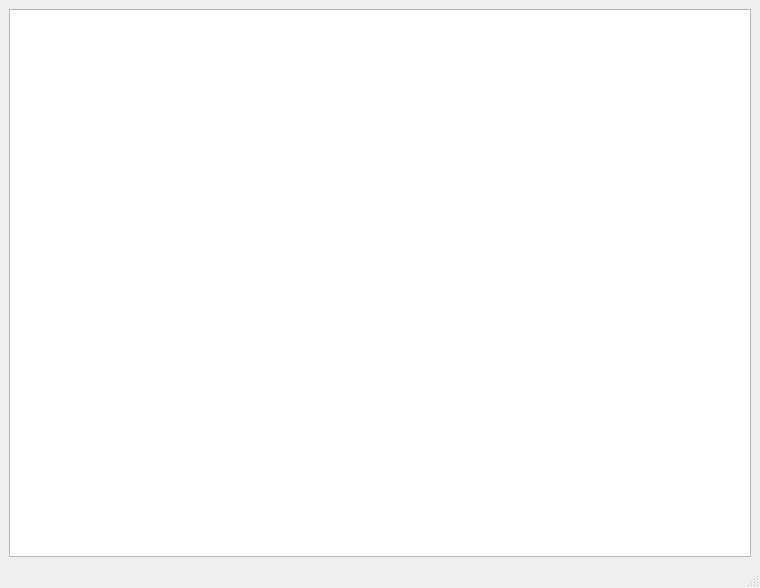
<?xml version="1.0" encoding="UTF-8"?>
<ui version="4.0">
 <class>MainWindow</class>
 <widget class="QMainWindow" name="MainWindow">
  <property name="geometry">
   <rect>
    <x>0</x>
    <y>0</y>
    <width>760</width>
    <height>588</height>
   </rect>
  </property>
  <property name="sizePolicy">
   <sizepolicy hsizetype="Preferred" vsizetype="Preferred">
    <horstretch>0</horstretch>
    <verstretch>0</verstretch>
   </sizepolicy>
  </property>
  <property name="focusPolicy">
   <enum>Qt::NoFocus</enum>
  </property>
  <property name="windowTitle">
   <string>Dashboard</string>
  </property>
  <widget class="QWidget" name="centralwidget">
   <property name="sizePolicy">
    <sizepolicy hsizetype="Expanding" vsizetype="Expanding">
     <horstretch>0</horstretch>
     <verstretch>0</verstretch>
    </sizepolicy>
   </property>
   <layout class="QVBoxLayout" name="verticalLayout_2">
    <item>
     <widget class="QTableView" name="tableView_proxies">
      <property name="sizeAdjustPolicy">
       <enum>QAbstractScrollArea::AdjustToContents</enum>
      </property>
      <property name="defaultDropAction">
       <enum>Qt::IgnoreAction</enum>
      </property>
      <property name="selectionMode">
       <enum>QAbstractItemView::SingleSelection</enum>
      </property>
      <property name="selectionBehavior">
       <enum>QAbstractItemView::SelectRows</enum>
      </property>
      <property name="showGrid">
       <bool>true</bool>
      </property>
      <attribute name="horizontalHeaderVisible">
       <bool>false</bool>
      </attribute>
     </widget>
    </item>
   </layout>
  </widget>
  <widget class="QStatusBar" name="statusbar"/>
 </widget>
 <resources/>
 <connections/>
 <slots>
  <slot>select_proxy()</slot>
 </slots>
</ui>
